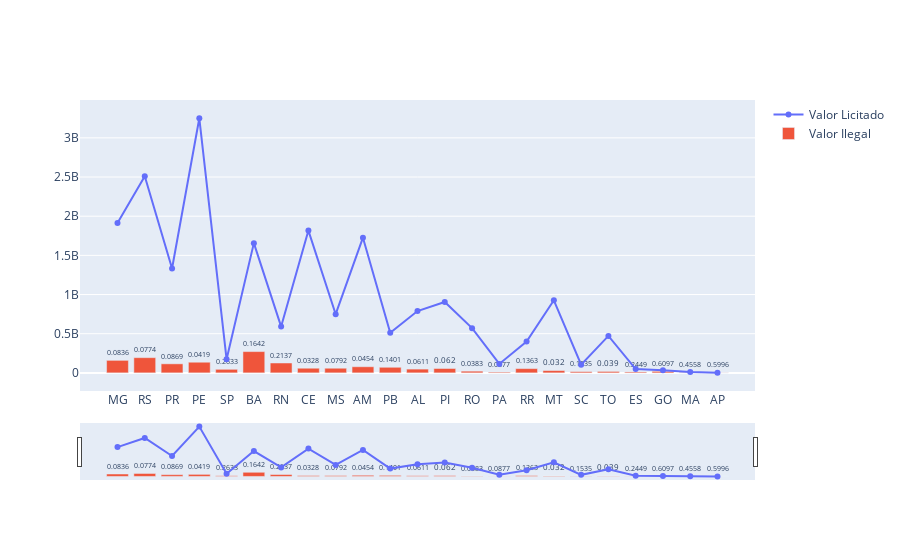

The code cell stored with this chart in its notebook:
### Code cell
import plotly.graph_objects as go
from plotly.subplots import make_subplots
fig2 = make_subplots(rows=1, cols=2)

df_bal=df2.drop(['AC','SE','RJ'],axis=0)
indexes=df_bal.index

fig = go.Figure(data=[
    go.Scatter(name=df_bal.columns[3], x=indexes, 
           y=df_bal['Valor Licitado'].values,mode='lines+markers'
          ),

    go.Bar(name=df_bal.columns[4], 
           x=indexes, y=df_bal['Valor Ilegal'].values,
           text=df_bal['{%} Valor Ilegal'],
           textposition='outside')        
])

# Change the bar mode
fig.update_layout(barmode='group')
fig.update_xaxes(rangeslider_visible=True)
fig.show()

### Figure 1 — Plotly figure (JSON) as saved in the notebook; plotly's stock layout.template omitted (floating-point values rounded to 4 significant figures)
{"data": [{"mode": "lines+markers", "name": "Valor Licitado", "type": "scatter", "x": ["MG", "RS", "PR", "PE", "SP", "BA", "RN", "CE", "MS", "AM", "PB", "AL", "PI", "RO", "PA", "RR", "MT", "SC", "TO", "ES", "GO", "MA", "AP"], "y": [1914000000.0, 2509000000.0, 1332000000.0, 3250000000.0, 173500000.0, 1656000000.0, 590800000.0, 1816000000.0, 749200000.0, 1726000000.0, 510900000.0, 789400000.0, 905300000.0, 571100000.0, 114400000.0, 401100000.0, 926800000.0, 104800000.0, 471900000.0, 48570000.0, 32450000.0, 12100000.0, 2358000.0]}, {"name": "Valor Ilegal", "text": [0.0836, 0.0774, 0.0869, 0.0419, 0.2633, 0.1642, 0.2137, 0.0328, 0.0792, 0.0454, 0.1401, 0.0611, 0.062, 0.0383, 0.0877, 0.1363, 0.032, 0.1535, 0.039, 0.2449, 0.6097, 0.4558, 0.5996], "textposition": "outside", "type": "bar", "x": ["MG", "RS", "PR", "PE", "SP", "BA", "RN", "CE", "MS", "AM", "PB", "AL", "PI", "RO", "PA", "RR", "MT", "SC", "TO", "ES", "GO", "MA", "AP"], "y": [160100000.0, 194300000.0, 115700000.0, 136100000.0, 45660000.0, 272000000.0, 126300000.0, 59520000.0, 59360000.0, 78380000.0, 71550000.0, 48250000.0, 56100000.0, 21870000.0, 10040000.0, 54690000.0, 29670000.0, 16090000.0, 18430000.0, 11890000.0, 19790000.0, 5513000.0, 1414054]}], "layout": {"barmode": "group", "xaxis": {"rangeslider": {"visible": true}}}}
